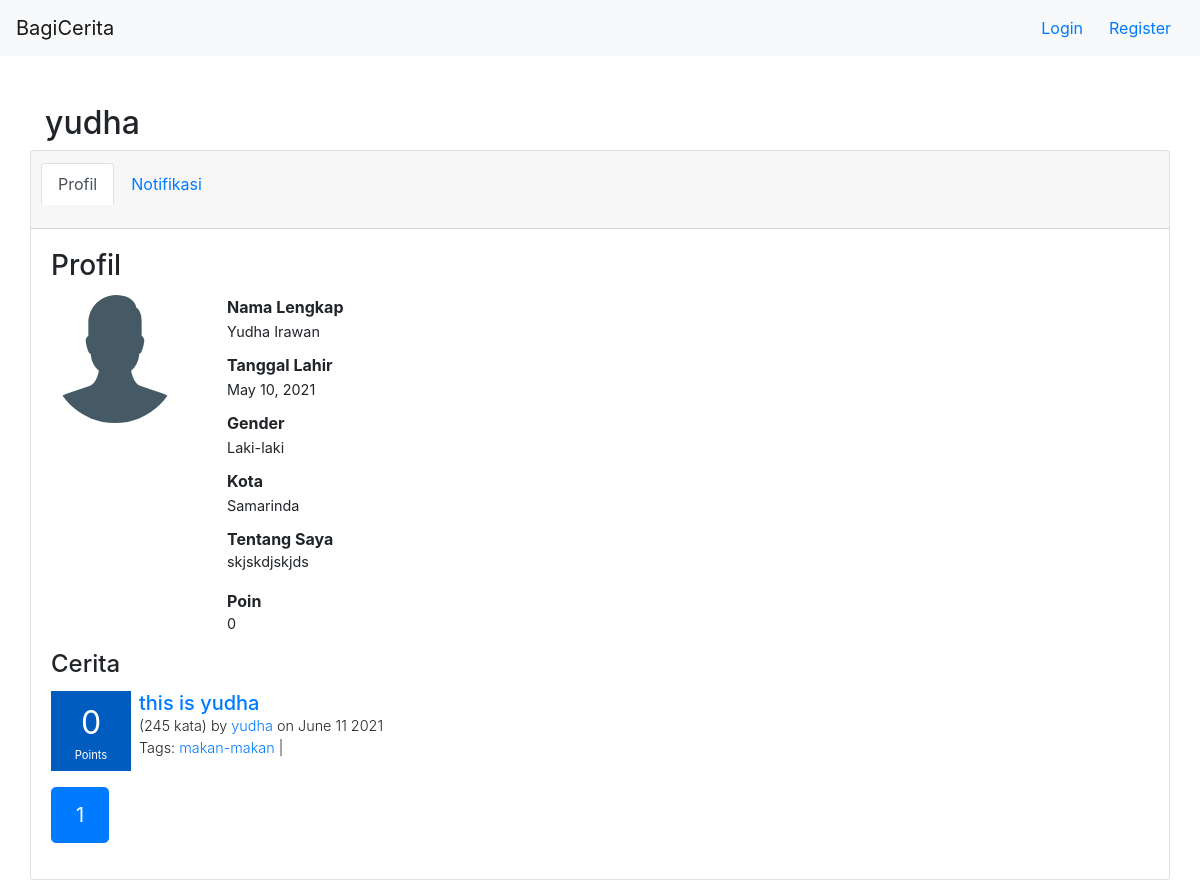
The page /user/yudha/profile on the database its author committed.
### user/models.py (models this page shows, shortened)
class Profile(models.Model):
    user = models.OneToOneField(User, on_delete=models.CASCADE)
    nama_lengkap = models.CharField(max_length=30, blank=True)
    tanggal_lahir = models.DateField(null=True, blank=True)
    kota = models.CharField(max_length=30, blank=True)
    tentang_saya = models.TextField(blank=True)
    profile_picture = models.ImageField(upload_to='profile_picture',blank=True)
    points = models.IntegerField(default=20)
    Laki = 'L'
    Perempuan = 'P'
    GENDER_CHOICES = [
        (Laki, 'Laki-laki'),
        (Perempuan, 'Perempuan'),
    ]
    gender = models.CharField(max_length=30,blank=True, choices=GENDER_CHOICES)

### story/models.py (models this page shows, shortened)
class Story(models.Model):
    title = models.CharField(max_length=120,blank=True)
    date_posted = models.DateTimeField(null=True, blank=True)
    content = RichTextField(blank=True,null=True)
    user = models.ForeignKey(User, on_delete=models.CASCADE,default=None)
    words_count = models.IntegerField(default=0)
    class Meta:
        ordering = ["-date_posted"]

class Tag(models.Model):
    name = models.CharField(max_length=120,blank=True)
    stories = models.ManyToManyField(Story)

### user/views.py (the view)
# urls.py: path('<str:username>/profile',user_profile_view,name="user_profile"),
def user_profile_view(request,username):
    user = User.objects.filter(username=username).first()
    context = {
        "img":"profile_picture/man.svg",
        "nama_lengkap":"-",
        "tanggal_lahir":"-",
        "gender":"-",
        "kota":"-",
        "tentang_saya":"-",
        "page":"profil",
        "user":user,
        "poin":0
    }
    try:
        profile = user.profile
        context['nama_lengkap'] = profile.nama_lengkap
        context['tanggal_lahir'] = profile.tanggal_lahir
        context['gender'] = profile.gender
        context['kota'] = profile.kota
        context['tentang_saya'] = profile.tentang_saya
        context["poin"] = profile.points
        if(profile.profile_picture):
            context["img"] = profile.profile_picture
    except Profile.DoesNotExist:
        pass
    stories = get_stories(user)
    stories = pagination(stories, request)
    context['stories'] = stories
    return render(request,"user/user_profile.html",context)

### bagicerita/context_processor.py (called while the page is built)
def get_auth_form(request):
    registerForm = UserCreationForm()
    return{
        'register_form':registerForm
    }

def check_if_logged_in(request):
    if request.user.is_authenticated:
        return{
            'logged_in':True,
            'username':request.user.username
        }
    else:
        return {
            'logged_in':False
        }

### bagicerita/helpers.py (called while the page is built)
def get_story(story):
    story.tags = story.tag_set.all()
    story.date_posted = story.date_posted.strftime("%B %d %Y")
    story = calculate_story_rating(story)
    return story

def calculate_story_rating(story):
    comments = story.comment_set.filter(replied_comment_id=0)
    story_rating=0
    for comment in comments:
        story_rating+=comment.rating
    story.rating = story_rating
    return story

def pagination(stories,request):
    paginator = Paginator(stories, 5)
    page=1
    if(request.GET.get("page")):
        page = request.GET.get("page")
    stories = paginator.get_page(page)
    stories.len = len(stories)
    return stories

### story/templatetags/story_tags.py (called while the page is built)
@register.inclusion_tag('story/story_box.html')
def story_box_tag(story):
    return {'story':story}

### user/templatetags/user_tags.py (called while the page is built)
@register.filter(name="render_gender")
def render_gender(gender):
    if (gender == "L"):
        return "Laki-laki"
    elif(gender == "P"):
        return "Perempuan"
    else:
        return "-"

### templates/user/user_profile.html (shortened to what this page needs)
{% extends 'base.html' %}
{% load static %}
{% load user_tags %}
{% load story_tags %}
{% block content %}
    {% include 'navbar.html' %}
    <div class="container mt-5">
        <h2>{{user.username}}</h2>
        <div class="row">
            <div class="card" style="width: 100%">
                {% include 'user/profile_tab.html' %}
                <div class="card-body">
                    <h3 class="card-title">Profil</h3>
                    <div class="profile">
                        <div {% if img %} style="background-image: url('/media/{{ img }}')" {% endif %} class="profile-img"></div>
                        <div class="profile-info ml-5">
                            <div class="row-info">
                                <span class="label font-weight-bold">Nama Lengkap</span>
                                <span class="info">{{nama_lengkap}}</span>
                            </div>
                            <div class="row-info">
                                <span class="label font-weight-bold">Tanggal Lahir</span>
                                <span class="info">{{tanggal_lahir}}</span>
                            </div>
                            <div class="row-info">
                                <span class="label font-weight-bold">Gender</span>
                                <span class="info">{{gender|render_gender}}</span>
                            </div>
                            <div class="row-info">
                                <span class="label font-weight-bold">Kota</span>
                                <span class="info">{{kota}}</span>
                            </div>
                            <div class="row-info">
                                <span class="label font-weight-bold">Tentang Saya</span>
                                <p class="info">{{tentang_saya}}</p>
                            </div>
                            <div class="row-info">
                                <span class="label font-weight-bold">Poin</span>
                                <p class="info">{{poin}}</p>
                            </div>
                        </div>
                    </div>
                    <h4 class="card-title">Cerita</h4>
                    {% for story in stories %}
                        {% story_box_tag story %}
                    {% endfor %}
                    {% if stories.len != 0 %}
                        <nav aria-label="Page navigation example">
                            <ul class="pagination pagination-lg">
                                {% for num in stories.paginator.page_range %}
                                <li class="page-item {% if stories.number == num %} active {% endif %}"><a class="page-link" href="/user/{{user.username}}/profile?page={{num}}">{{num}}</a></li>
                                {% endfor %}
                            </ul>
                        </nav>
                    {% endif %}
                </div>
            </div>
        </div>
    </div>
{% endblock %}

### templates/story/story_box.html
<div class="story-box mb-3">
    <div class="score-box mr-2">
        <div class="points-number text-center mb-0">{{story.rating}}</div>
        <div class="points-text text-center">Points</div>
    </div>
    <div class="info">
        <h5 class="mb-0"><a href="/stories/{{story.id}}">{{story.title}}</a></h5>
        <span class="text-story-info text font-weight-light">({{story.words_count}} kata) by <a href="/user/{{story.user.username}}/profile">{{story.user.username}}</a> on {{story.date_posted}}</span>
        <span class="text-story-info text tags font-weight-light">Tags:
            {% for tag in  story.tags%}
                <a href="/stories?tag={{tag.name}}">{{tag.name}}</a> |
            {% endfor %}
        </span>
    </div>
</div>

### static/style.css (style rules this page uses)
.score-box { background-color: #0b6623; background-color: #005CBF; color: white; height: 80px; width: 80px; display: flex; justify-content: center; align-items: center; flex-direction: column; }
.points-number { font-size: 2em; }
.points-text { font-size: 0.7em; }
.story-box { width: 100%; display: flex; }
.story-box .score-box { max-height: 90px; }
.text-story-info { display: block; font-size: 0.9em; }
.profile { display: flex; }
.profile-info { width: 80%; }
.profile-info .row-info { margin-bottom: 10px; }
.profile-info .label { display: block; font-size: 1em; }
.profile-info .info { font-size: 0.9em; }
.profile-img { background-position: center; background-size: cover; background-image: url('http://localhost:8000/static/user/man.svg'); width: 128px; height: 128px; border-radius: 50%; }

### rows shown on the page
Profile: nama_lengkap "Yudha Irawan", tanggal_lahir "May 10, 2021", kota "Samarinda", tentang_saya "skjskdjskjds"
Story: rating "0", title "this is yudha", words_count "245", user.username "yudha", date_posted "June 11 2021"
Tag: name "makan-makan"

### other values the page prints
{{ user.username }} "yudha"
{{ gender|render_gender }} "Laki-laki"
{{ poin }} "0"
{{ num }} "1"
